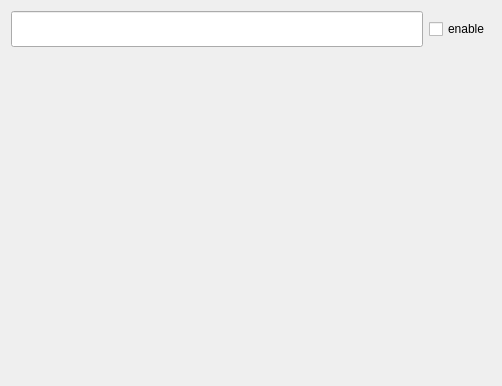
<?xml version="1.0" encoding="UTF-8"?>
<ui version="4.0">
 <class>Dialog</class>
 <widget class="QDialog" name="Dialog">
  <property name="geometry">
   <rect>
    <x>0</x>
    <y>0</y>
    <width>502</width>
    <height>386</height>
   </rect>
  </property>
  <property name="windowTitle">
   <string>Dialog</string>
  </property>
  <layout class="QVBoxLayout" name="verticalLayout">
   <item>
    <layout class="QHBoxLayout" name="horizontalLayout">
     <item>
      <widget class="QLineEdit" name="lineEdit">
       <property name="font">
        <font>
         <family>Arial</family>
         <pointsize>18</pointsize>
        </font>
       </property>
      </widget>
     </item>
     <item>
      <widget class="QCheckBox" name="checkBox">
       <property name="text">
        <string>enable</string>
       </property>
      </widget>
     </item>
    </layout>
   </item>
   <item>
    <widget class="QLabel" name="label_result">
     <property name="font">
      <font>
       <family>Arial</family>
       <pointsize>24</pointsize>
       <weight>75</weight>
       <bold>true</bold>
      </font>
     </property>
     <property name="text">
      <string/>
     </property>
    </widget>
   </item>
  </layout>
 </widget>
 <resources/>
 <connections/>
</ui>
